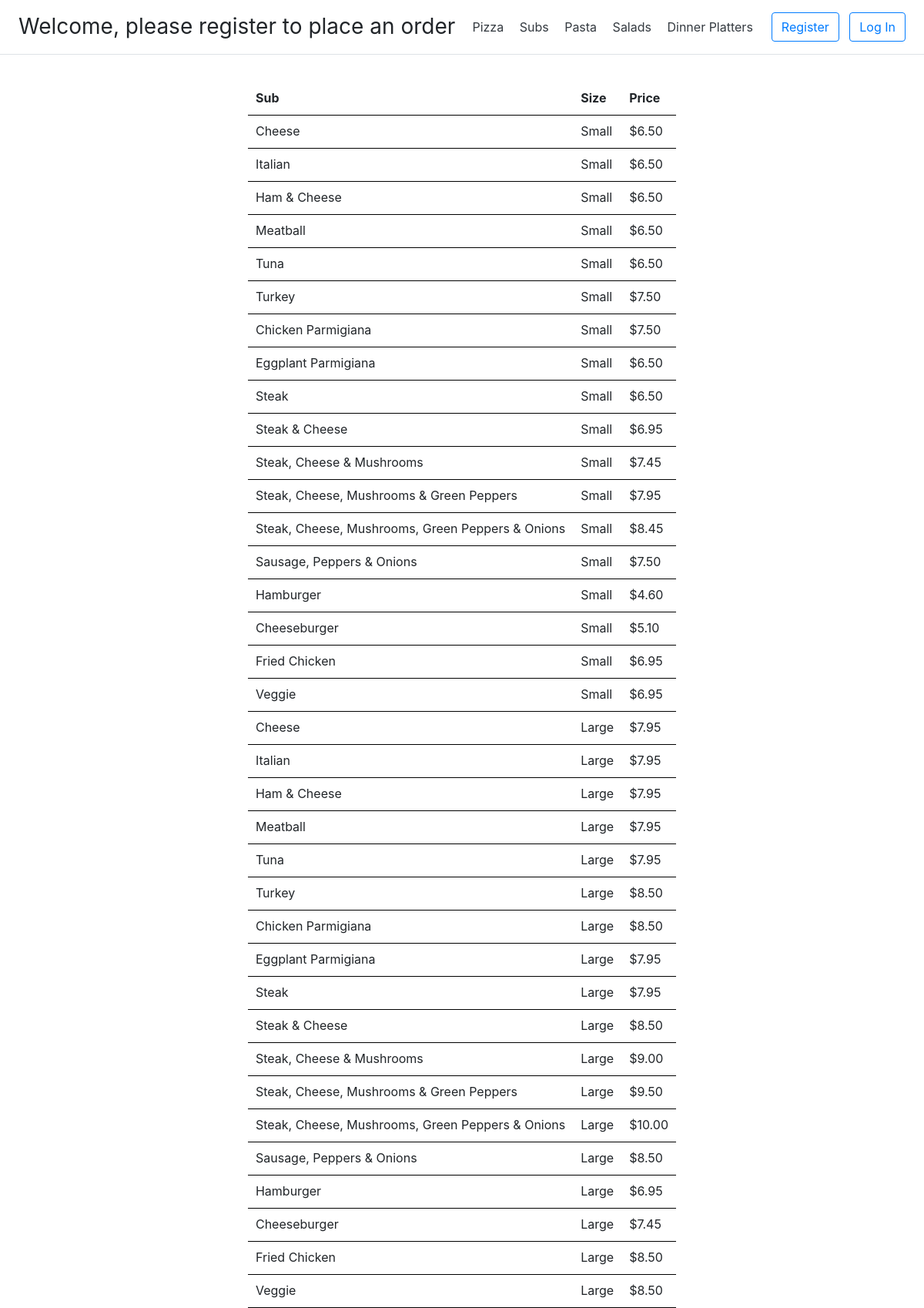
/menu/subs, run on the app's committed database.
### orders/models.py (models this page shows, shortened)
class SubPrice(models.Model):
    classification = models.CharField(max_length=30)
    size = models.CharField(max_length=10)
    price = models.DecimalField(max_digits=6, decimal_places=2)
    class Meta:
        verbose_name_plural = "Sub Price"

### orders/views.py (the view)
# urls.py: path("menu/subs", views.subs, name="subs"),
def subs(request):
    route = "orders/subs.html"
    sub_menu = SubPrice.objects.all()
    context = {"sub_menu": sub_menu}
    return auth_view(route, context, request)

### orders/views.py (called while the page is built)
def auth_view(route, context, request):
    if request.user.is_authenticated:
        context['user'] = request.user
        base_template = "orders/layoutAuth.html"
        context["base_template"] = base_template
        user_profile = UserProfile.objects.get(customer=request.user)
        return render(request, route, context)
    base_template = "orders/layout.html"
    context['userT'] = "please register to place an order"
    context["base_template"] = base_template
    return render(request, route, context)

### orders/templates/orders/subs.html (shortened to what this page needs)
{% extends base_template %}
{% load static %}
{% block extra %}
<link rel="stylesheet" href="{% static 'orders/main.css' %}"/>
{% endblock %}
{% block body %}
<div class="container">
    <div class="row">
        <div class="col" align="center">
            <table>
                {% if user.is_authenticated %}
                <thead>
                <tr>
                    <th scope="col" id="orderType">Sub</th>
                    <th scope="col">Size</th>
                    <th scope="col">Price</th>
                    <th scope="col">Add to Cart</th>
                </tr>
                </thead>
                <tbody>
                {% for menu in sub_menu %}
                <tr>
                    <td>{{menu.classification}}</td>
                    <td>{{menu.size}}</td>
                    <td> ${{menu.price}}</td>
                    <td align="center">
                        <button type="button" class="btn btn-outline-dark" data-id="{{menu.id}}">+</button>
                    </td>
                </tr>
                {% endfor %}
                </tbody>
                {% else %}
                <thead>
                <tr>
                    <th scope="col" id="orderType">Sub</th>
                    <th scope="col">Size</th>
                    <th scope="col">Price</th>
                </tr>
                </thead>
                <tbody>
                {% for menu in sub_menu %}
                <tr>
                    <td>{{menu.classification}}</td>
                    <td>{{menu.size}}</td>
                    <td> ${{menu.price}}</td>
                </tr>
                {% endfor %}
                </tbody>
                {% endif %}
            </table>
        </div>
    </div>
</div>
{% endblock %}

### orders/static/orders/main.css (style rules this page uses)
table { border-collapse: separate; border-spacing: 0; margin-top: 20px; }
th { text-align: left; font-weight: bold; border-bottom: 1px solid #000; }
th, td { padding: 8px 10px 10px; line-height: inherit; border-bottom: 1px solid #000; }
th { vertical-align: bottom }
td { vertical-align: top }

### data on the page
SubPrice: classification "Cheese", size "Small", price "6.50"
SubPrice: classification "Italian", size "Small", price "6.50"
SubPrice: classification "Ham & Cheese", size "Small", price "6.50"
SubPrice: classification "Meatball", size "Small", price "6.50"
SubPrice: classification "Tuna", size "Small", price "6.50"
SubPrice: classification "Turkey", size "Small", price "7.50"
SubPrice: classification "Chicken Parmigiana", size "Small", price "7.50"
SubPrice: classification "Eggplant Parmigiana", size "Small", price "6.50"
SubPrice: classification "Steak", size "Small", price "6.50"
SubPrice: classification "Steak & Cheese", size "Small", price "6.95"
SubPrice: classification "Steak, Cheese & Mushrooms", size "Small", price "7.45"
SubPrice: classification "Steak, Cheese, Mushrooms & Green Peppers", size "Small", price "7.95"
SubPrice: classification "Steak, Cheese, Mushrooms, Green Peppers & Onions", size "Small", price "8.45"
SubPrice: classification "Sausage, Peppers & Onions", size "Small", price "7.50"
SubPrice: classification "Hamburger", size "Small", price "4.60"
SubPrice: classification "Cheeseburger", size "Small", price "5.10"
SubPrice: classification "Fried Chicken", size "Small", price "6.95"
SubPrice: classification "Veggie", size "Small", price "6.95"
SubPrice: classification "Cheese", size "Large", price "7.95"
SubPrice: classification "Italian", size "Large", price "7.95"
SubPrice: classification "Ham & Cheese", size "Large", price "7.95"
SubPrice: classification "Meatball", size "Large", price "7.95"
SubPrice: classification "Tuna", size "Large", price "7.95"
SubPrice: classification "Turkey", size "Large", price "8.50"
SubPrice: classification "Chicken Parmigiana", size "Large", price "8.50"
SubPrice: classification "Eggplant Parmigiana", size "Large", price "7.95"
SubPrice: classification "Steak", size "Large", price "7.95"
SubPrice: classification "Steak & Cheese", size "Large", price "8.50"
SubPrice: classification "Steak, Cheese & Mushrooms", size "Large", price "9.00"
SubPrice: classification "Steak, Cheese, Mushrooms & Green Peppers", size "Large", price "9.50"
SubPrice: classification "Steak, Cheese, Mushrooms, Green Peppers & Onions", size "Large", price "10.00"
SubPrice: classification "Sausage, Peppers & Onions", size "Large", price "8.50"
SubPrice: classification "Hamburger", size "Large", price "6.95"
SubPrice: classification "Cheeseburger", size "Large", price "7.45"
SubPrice: classification "Fried Chicken", size "Large", price "8.50"
SubPrice: classification "Veggie", size "Large", price "8.50"

### other printed values
{{ userT }} "please register to place an order"
